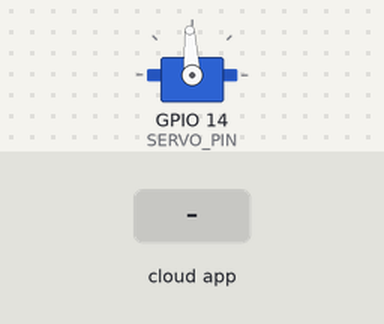
Simulated run of this program. Board: ESP32-S3. On the bench: servo. Inputs (shaded band) come from the test bench. The ROS host is connected and sends only what is stated; servo pulses on a pin are drawn as a servo (544–2400 µs = 0–180°).

Above: at 1.2 s.
1.3 s: the phone or cloud app sets servo_pwm_us to 1
At 2.08 s:
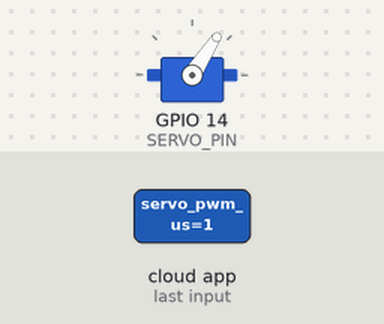
At 4.5 s:
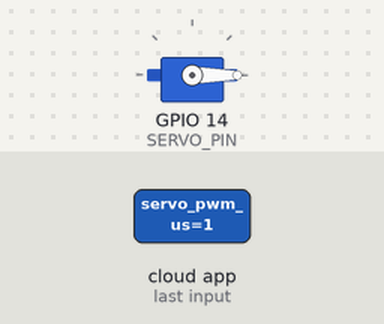
Timing chart, 0 to 6.0 s (numbered marks = the images above; inputs shaded):
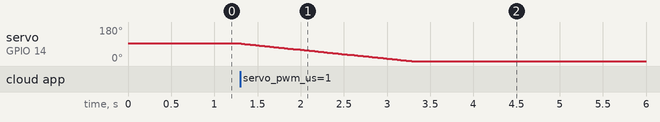

The program:

main.cpp
```cpp
#include <Arduino.h>
#include <micro_ros_platformio.h>

#include <rcl/rcl.h>
#include <rclc/rclc.h>
#include <rclc/executor.h>
#include <rmw_microros/rmw_microros.h>
#include <std_msgs/msg/int32.h>

constexpr int SERVO_PIN = 14;
constexpr int PWM_CHANNEL = 0;
constexpr int PWM_BITS = 14;
constexpr int PWM_HZ = 50;

constexpr int32_t PWM_INITIAL_US = 1500;
constexpr uint32_t PWM_PERIOD_US = 1000000UL / PWM_HZ;
constexpr uint32_t PWM_MAX_DUTY = (1UL << PWM_BITS) - 1;

constexpr uint32_t MOTION_INTERVAL_MS = 20;
constexpr int32_t MAX_STEP_US = 10;
constexpr int32_t SLOWDOWN_DIVISOR = 20;

int32_t current_pwm_us = PWM_INITIAL_US;
int32_t target_pwm_us = PWM_INITIAL_US;
uint32_t last_motion_update_ms = 0;

rcl_allocator_t allocator;
rclc_support_t support;
rcl_node_t node;
rclc_executor_t executor;

rcl_subscription_t pwm_subscription;
rcl_subscription_t step_subscription;
rcl_publisher_t current_publisher;

std_msgs__msg__Int32 pwm_msg;
std_msgs__msg__Int32 step_msg;
std_msgs__msg__Int32 current_msg;

void stop_on_error(rcl_ret_t result)
{
    if (result != RCL_RET_OK) {
        while (true) {
            delay(100);
        }
    }
}

void set_pwm_us(int32_t pulse_us)
{
    if (pulse_us <= 0 ||
        pulse_us >= static_cast<int32_t>(PWM_PERIOD_US)) {
        return;
    }

    uint32_t duty = static_cast<uint32_t>(
        static_cast<uint64_t>(pulse_us) * PWM_MAX_DUTY
        / PWM_PERIOD_US
    );

    ledcWrite(PWM_CHANNEL, duty);
    current_pwm_us = pulse_us;
}

void publish_current_pwm()
{
    current_msg.data = current_pwm_us;

    rcl_ret_t result =
        rcl_publish(&current_publisher, &current_msg, nullptr);

    (void)result;
}

void pwm_callback(const void *message)
{
    const auto *command =
        static_cast<const std_msgs__msg__Int32 *>(message);

    int32_t requested_pwm_us = command->data;

    if (requested_pwm_us > 0 &&
        requested_pwm_us < static_cast<int32_t>(PWM_PERIOD_US)) {
        target_pwm_us = requested_pwm_us;
    }

    publish_current_pwm();
}

void step_callback(const void *message)
{
    const auto *command =
        static_cast<const std_msgs__msg__Int32 *>(message);

    if (command->data != 0) {
        int64_t requested_pwm_us =
            static_cast<int64_t>(target_pwm_us) + command->data;

        if (requested_pwm_us > 0 &&
            requested_pwm_us < static_cast<int64_t>(PWM_PERIOD_US)) {
            target_pwm_us = static_cast<int32_t>(requested_pwm_us);
        }
    }

    publish_current_pwm();
}

void update_servo_motion()
{
    uint32_t now = millis();

    if (now - last_motion_update_ms < MOTION_INTERVAL_MS) {
        return;
    }

    last_motion_update_ms = now;

    int32_t error_us = target_pwm_us - current_pwm_us;

    if (error_us == 0) {
        return;
    }

    int32_t distance_us =
        (error_us > 0) ? error_us : -error_us;

    int32_t step_us =
        (distance_us + SLOWDOWN_DIVISOR - 1)
        / SLOWDOWN_DIVISOR;

    if (step_us > MAX_STEP_US) {
        step_us = MAX_STEP_US;
    }

    if (step_us > distance_us) {
        step_us = distance_us;
    }

    int32_t next_pwm_us =
        current_pwm_us + ((error_us > 0) ? step_us : -step_us);

    set_pwm_us(next_pwm_us);
    publish_current_pwm();
}

void setup()
{
    if (ledcSetup(PWM_CHANNEL, PWM_HZ, PWM_BITS) == 0) {
        while (true) {
            delay(100);
        }
    }

    ledcAttachPin(SERVO_PIN, PWM_CHANNEL);
    set_pwm_us(PWM_INITIAL_US);

    Serial.begin(115200);
    set_microros_serial_transports(Serial);

    while (rmw_uros_ping_agent(100, 1) != RMW_RET_OK) {
        delay(100);
    }

    allocator = rcl_get_default_allocator();

    stop_on_error(
        rclc_support_init(&support, 0, nullptr, &allocator)
    );

    stop_on_error(
        rclc_node_init_default(
            &node, "esp32_servo_node", "", &support
        )
    );

    stop_on_error(
        rclc_subscription_init_default(
            &pwm_subscription,
            &node,
            ROSIDL_GET_MSG_TYPE_SUPPORT(std_msgs, msg, Int32),
            "/servo_pwm_us"
        )
    );

    stop_on_error(
        rclc_subscription_init_default(
            &step_subscription,
            &node,
            ROSIDL_GET_MSG_TYPE_SUPPORT(std_msgs, msg, Int32),
            "/servo_pwm_step_us"
        )
    );

    stop_on_error(
        rclc_publisher_init_default(
            &current_publisher,
            &node,
            ROSIDL_GET_MSG_TYPE_SUPPORT(std_msgs, msg, Int32),
            "/servo_pwm_current_us"
        )
    );

    executor = rclc_executor_get_zero_initialized_executor();

    stop_on_error(
        rclc_executor_init(
            &executor, &support.context, 2, &allocator
        )
    );

    stop_on_error(
        rclc_executor_add_subscription(
            &executor,
            &pwm_subscription,
            &pwm_msg,
            &pwm_callback,
            ON_NEW_DATA
        )
    );

    stop_on_error(
        rclc_executor_add_subscription(
            &executor,
            &step_subscription,
            &step_msg,
            &step_callback,
            ON_NEW_DATA
        )
    );

    last_motion_update_ms = millis();
}

void loop()
{
    rcl_ret_t result =
        rclc_executor_spin_some(&executor, RCL_MS_TO_NS(1));

    (void)result;

    update_servo_motion();

    delay(1);
}
```

Measured:
- after the input at 1.3 s, servo on GPIO 14 (SERVO_PIN): moves from 93° to 0° over 2.0 s, starting at once
